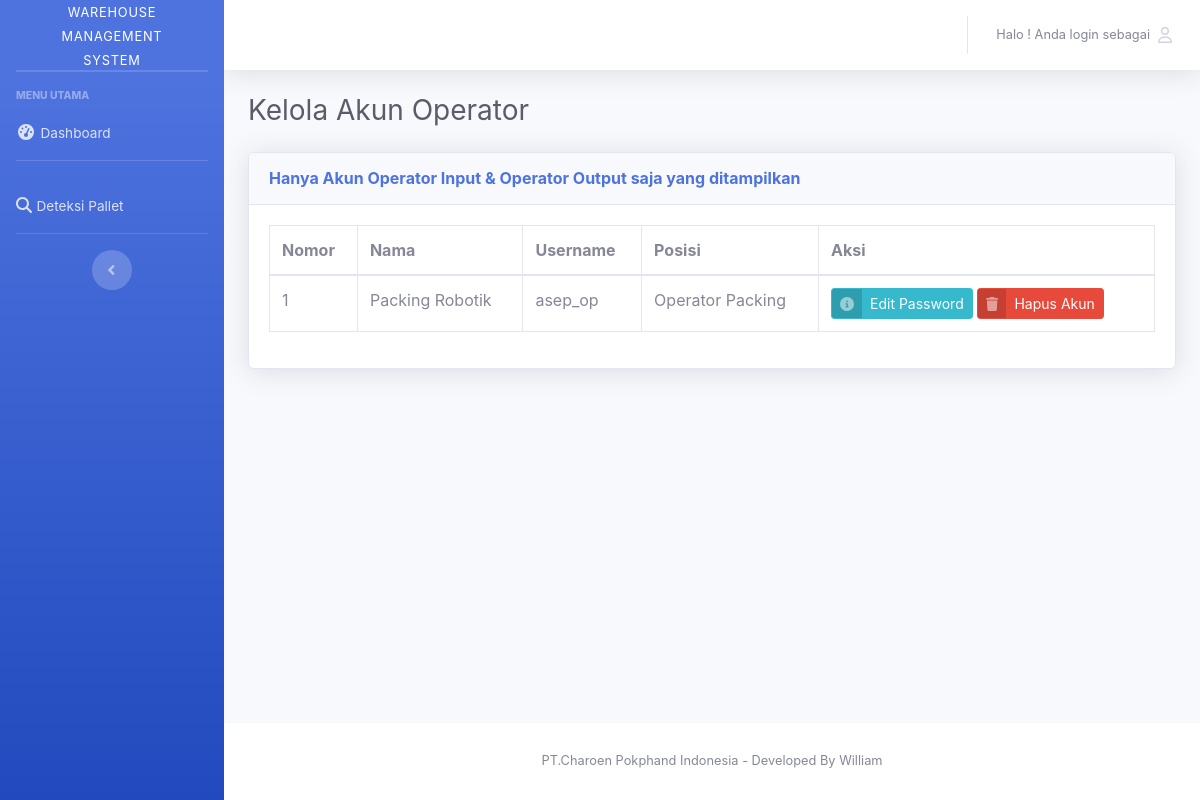
The page /index.php/auth/kelolaakun on the database as committed earlier.
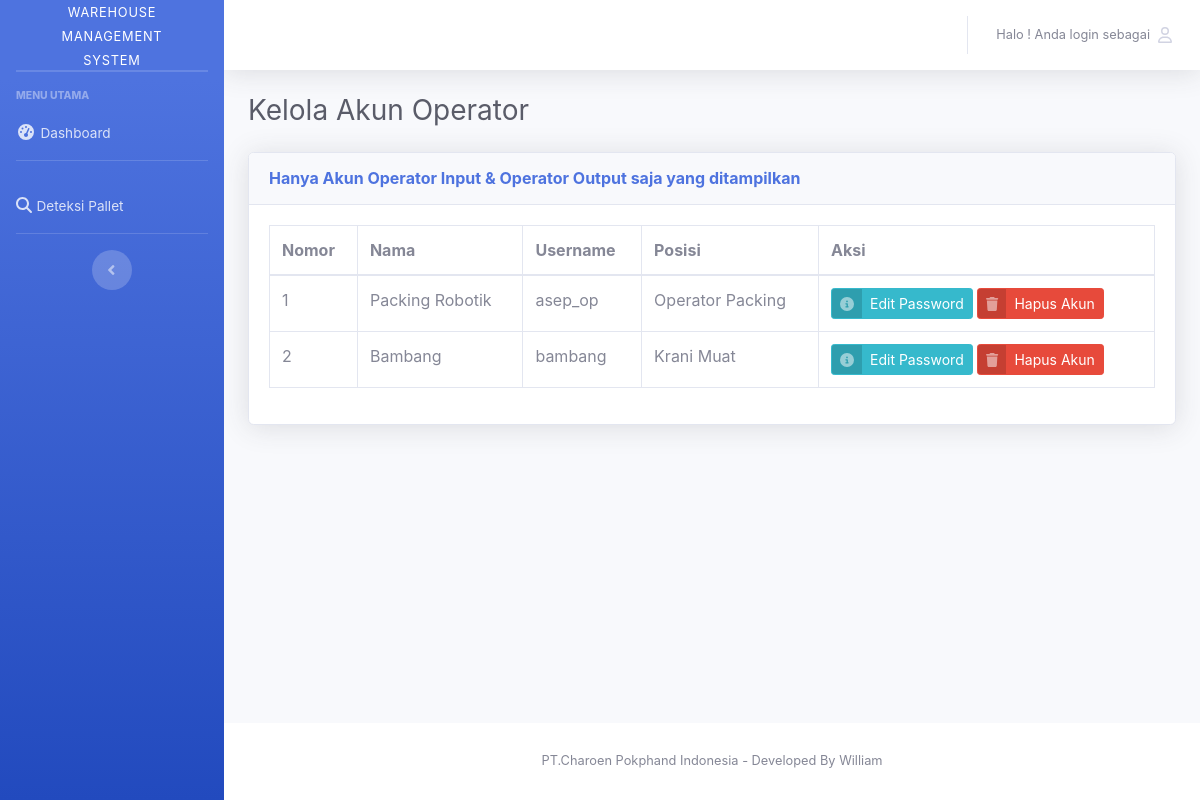
The same page on the database as committed later.
### tables this page shows
CREATE TABLE `user` (
  `id_user` int(11) NOT NULL AUTO_INCREMENT,
  `nama` varchar(256) NOT NULL,
  `username` varchar(256) NOT NULL,
  `role` enum('Admin','Operator Packing','Krani Muat','Lab') NOT NULL,
  `password` varchar(256) NOT NULL,
  PRIMARY KEY (`id_user`),
  KEY `role` (`role`)
);

### application/controllers/auth.php (called while the page is built, shortened)
<?php
class auth extends CI_Controller
{
    public function __construct()
    {
        $this->load->library('form_validation');
        $this->load->model('M_auth');
        $this->load->library('session');
        $this->load->helper('url');
    }
    public function kelolaakun()
    {
        $data['user'] = $this->M_auth->kelolaakun()->result();
        $judul['page_title'] = 'Kelola Akun';
        $this->load->view('templates/header', $judul);
        $this->load->view('V_kelolaakun', $data);
        $this->load->view('templates/footer');
    }
}

### index.php (called while the page is built, shortened)
<?php
require_once BASEPATH.'core/CodeIgniter.php';

### application/models/M_auth.php (called while the page is built, shortened)
<?php
class M_auth extends CI_Model
{
    public function kelolaakun()
    {
        $this->db->where('role', 'Operator Packing');
        $this->db->or_where('role', 'Krani Muat');
        return $this->db->get('user');
    }
}

### application/views/V_kelolaakun.php (the view, shortened to what this page needs)
<div class="container-fluid">
    <div class="d-sm-flex align-items-center justify-content-between mb-4">
        <h1 class="h3 mb-0 text-gray-800">Kelola Akun Operator</h1>
    </div>
    <div class="card shadow mb-4">
        <div class="card-header py-3">
            <h6 class="m-0 font-weight-bold text-primary">
                Hanya Akun Operator Input & Operator Output saja yang ditampilkan
            </h6>
        </div>
        <div class="card-body">
            <div class="table-responsive">
                <table class="table table-bordered" id="dataTable" width="100%" cellspacing="0">
                    <thead>
                        <tr>
                            <th>Nomor</th>
                            <th>Nama</th>
                            <th>Username</th>
                            <th>Posisi</th>
                            <th>Aksi</th>
                        </tr>
                    </thead>
                    <tbody>
                        <?php
                        $no = 1;
                        foreach ($user as $row) :
                        ?>
                            <tr>
                                <td> <?php echo $no; ?> </td>
                                <td> <?php echo $row->nama; ?> </td>
                                <td> <?php echo $row->username; ?> </td>
                                <td> <?php echo $row->role; ?> </td>
                                <td>
                                    <a href="<?php echo base_url('auth/gantipasswordoperator/') . $row->id_user ?>" class="btn btn-info btn-icon-split btn-sm">
                                        <span class="icon text-white-50">
                                            <i class="fas fa-info-circle"></i>
                                        </span>
                                        <span class="text">Edit Password</span>
                                    </a>
                                    <a onclick="javacript:return confirm('Anda yakin menghapus akun? Akun yang sudah terhapus tidak bisa dikembalikan !')" href="<?php echo base_url('auth/hapusakun/') . $row->id_user ?>" class=" btn btn-danger btn-icon-split btn-sm">
                                        <span class="icon text-white-50">
                                            <i class="fas fa-trash"></i>
                                        </span>
                                        <span class="text">Hapus Akun</span>
                                    </a>
                                </td>
                            </tr>
                        <?php $no++;
                        endforeach; ?>
                    </tbody>
                </table>
            </div>
        </div>
    </div>
</div>
</div>

### application/views/templates/header.php (shortened to what this page needs)
<!DOCTYPE html>
<html lang="en">
<head>
    <link href="<?= base_url() ?>vendor/fontawesome/css/all.min.css" rel="stylesheet" type="text/css" />
    <link href="<?= base_url() ?>vendor/sbadmin2/css/sb-admin-2.min.css" rel="stylesheet" />
    <link rel="stylesheet" href="<?= base_url() ?>vendor/datepicker/dist/css/bootstrap-datepicker.min.css">
    <link href="<?= base_url() ?>vendor/sbadmin2/datatables/dataTables.bootstrap4.min.css" rel="stylesheet" />
</head>
<body id="page-top">
    <div id="wrapper">
        <ul class="navbar-nav bg-gradient-primary sidebar sidebar-dark accordion" id="accordionSidebar">
            <a class="sidebar-brand d-flex align-items-center justify-content-center" href="index.html">
                <div class="sidebar-brand-text mx-3"> <small>Warehouse Management System</small></div>
            </a>
            <hr class="sidebar-divider my-0" />
            <hr class="sidebar-divider" />
            <div class="sidebar-heading">Menu Utama</div>
            <li class="nav-item">
                <a class="nav-link" href="<?= base_url() ?>dashboard">
                    <i class="fas fa-fw fa-tachometer-alt"></i>
                    <span>Dashboard</span></a>
            </li>
            <hr class="sidebar-divider" />
            <li class="nav-item">
                <a class="nav-link collapsed" href="<?= base_url() ?>kodeqr/scandeteksi_handheld">
                    <i class="fas fa-search"></i>
                    <span>Deteksi Pallet</span>
                </a>
            </li>
            <hr class="sidebar-divider" />
            <div class="text-center d-none d-md-inline">
                <button class="rounded-circle border-0" id="sidebarToggle"></button>
            </div>
        </ul>
        <div id="content-wrapper" class="d-flex flex-column">
            <div id="content">
                <nav class="navbar navbar-expand navbar-light bg-white topbar mb-4 static-top shadow">
                    <ul class="navbar-nav ml-auto">
                        <li class="nav-item dropdown no-arrow">
                            <a class="nav-link dropdown-toggle" href="#" id="userDropdown" role="button" data-toggle="dropdown" aria-haspopup="true" aria-expanded="false">
                                <span class="mr-2 d-none d-lg-inline text-gray-600 small">Halo  ! Anda login sebagai </span>
                                <i class="far fa-user"></i>
                            </a>
                        </li>
                    </ul>
                </nav>

### application/views/templates/footer.php (shortened to what this page needs)
<footer class="sticky-footer bg-white">
    <div class="container my-auto">
        <div class="copyright text-center my-auto">
            <span>PT.Charoen Pokphand Indonesia - Developed By William</span>
        </div>
    </div>
</footer>
</div>
</div>
</body>
</html>

Rows that differ between the two databases and show on the page:
added user: nama "Bambang", username "bambang", role "Krani Muat"
